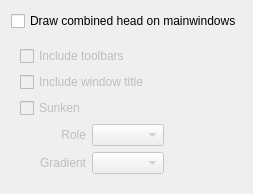
            <widget class="QWidget" name="page_10">
             <property name="geometry">
              <rect>
               <x>0</x>
               <y>0</y>
               <width>236</width>
               <height>192</height>
              </rect>
             </property>
             <attribute name="label">
              <string>UNO</string>
             </attribute>
             <layout class="QVBoxLayout" name="verticalLayout_8">
              <item>
               <widget class="QCheckBox" name="uno">
                <property name="text">
                 <string>Draw combined head on mainwindows</string>
                </property>
               </widget>
              </item>
              <item>
               <widget class="QWidget" name="widget" native="true">
                <property name="enabled">
                 <bool>false</bool>
                </property>
                <layout class="QGridLayout" name="gridLayout_4">
                 <item row="0" column="0" colspan="2">
                  <widget class="QCheckBox" name="uno_toolbars">
                   <property name="text">
                    <string>Include toolbars</string>
                   </property>
                  </widget>
                 </item>
                 <item row="1" column="0" colspan="2">
                  <widget class="QCheckBox" name="uno_title">
                   <property name="text">
                    <string>Include window title</string>
                   </property>
                  </widget>
                 </item>
                 <item row="3" column="0">
                  <widget class="QLabel" name="label_59">
                   <property name="text">
                    <string>Role</string>
                   </property>
                   <property name="alignment">
                    <set>Qt::AlignRight|Qt::AlignTrailing|Qt::AlignVCenter</set>
                   </property>
                  </widget>
                 </item>
                 <item row="3" column="1">
                  <widget class="QComboBox" name="uno_role"/>
                 </item>
                 <item row="3" column="2">
                  <spacer name="horizontalSpacer_15">
                   <property name="orientation">
                    <enum>Qt::Horizontal</enum>
                   </property>
                   <property name="sizeHint" stdset="0">
                    <size>
                     <width>279</width>
                     <height>20</height>
                    </size>
                   </property>
                  </spacer>
                 </item>
                 <item row="4" column="0">
                  <widget class="QLabel" name="label_60">
                   <property name="text">
                    <string>Gradient</string>
                   </property>
                   <property name="alignment">
                    <set>Qt::AlignRight|Qt::AlignTrailing|Qt::AlignVCenter</set>
                   </property>
                  </widget>
                 </item>
                 <item row="4" column="1">
                  <widget class="QComboBox" name="uno_gradient"/>
                 </item>
                 <item row="4" column="2">
                  <spacer name="horizontalSpacer_16">
                   <property name="orientation">
                    <enum>Qt::Horizontal</enum>
                   </property>
                   <property name="sizeHint" stdset="0">
                    <size>
                     <width>279</width>
                     <height>20</height>
                    </size>
                   </property>
                  </spacer>
                 </item>
                 <item row="5" column="0" colspan="3">
                  <spacer name="verticalSpacer_19">
                   <property name="orientation">
                    <enum>Qt::Vertical</enum>
                   </property>
                   <property name="sizeHint" stdset="0">
                    <size>
                     <width>20</width>
                     <height>40</height>
                    </size>
                   </property>
                  </spacer>
                 </item>
                 <item row="2" column="0">
                  <widget class="QCheckBox" name="uno_sunken">
                   <property name="text">
                    <string>Sunken</string>
                   </property>
                  </widget>
                 </item>
                </layout>
               </widget>
              </item>
             </layout>
            </widget>
